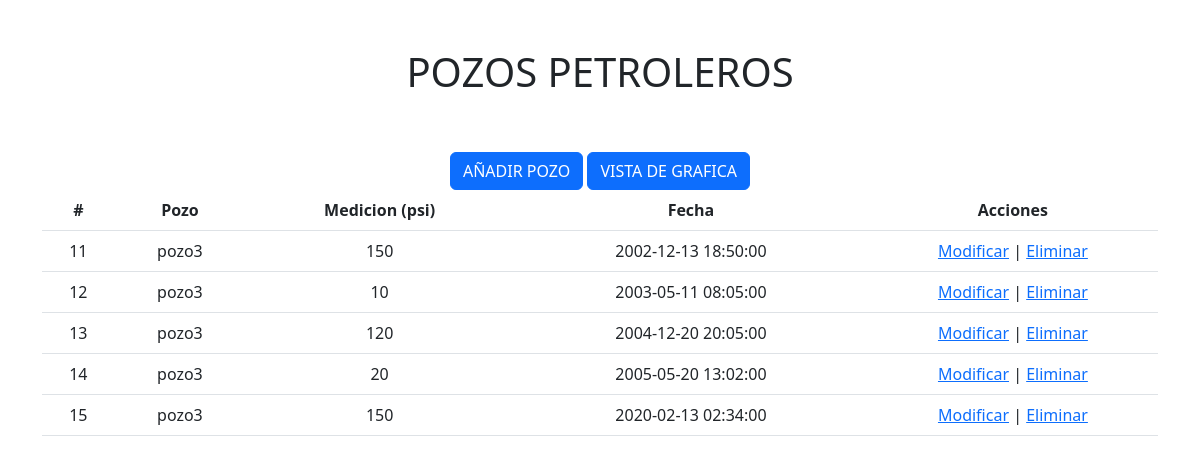
Page /pwpozos/index.php on the committed database.
### tables this page shows
CREATE TABLE `pozos` (
  `id` int(11) NOT NULL,
  `nombre` varchar(50) NOT NULL,
  `medida` int(11) NOT NULL,
  `fecha` datetime NOT NULL
);

### pwpozos/index.php (the view, shortened to what this page needs)
<!DOCTYPE html>
<?php
include_once("conexion.php")
?>
<html lang="en">
<head>
    <link href="https://cdn.jsdelivr.net/npm/bootstrap@5.3.0/dist/css/bootstrap.min.css" rel="stylesheet">
</head>
<body>
<div class="container text-center"><br><br>
<h1>POZOS PETROLEROS</h1>
  <div class="row justify-content-center">
    <div class="col-12"><br><br>
    <a class="btn btn-primary" href="agregar.php" role="button">AÑADIR POZO</a>
    <a class="btn btn-primary" href="grafica.php" role="button">VISTA DE GRAFICA</a>
    <table class="table">
  <thead>
    <tr>
      <th scope="col">#</th>
      <th scope="col">Pozo</th>
      <th scope="col">Medicion (psi)</th>
      <th scope="col">Fecha</th>
      <th scope="col">Acciones</th>
    </tr>
  </thead>
  <tbody>
    <?php
$sql="SELECT * FROM pozos ORDER BY id";
$result = mysqli_query($conn,$sql);
		$numerofila = 0;
        while($mostrar = mysqli_fetch_array($result))
		{    $numerofila++;
            echo "<tr>";
            echo "<td>".$mostrar['id']."</td>";
            echo "<td>".$mostrar['nombre']."</td>";
            echo "<td>".$mostrar['medida']."</td>";
			echo "<td>".$mostrar['fecha']."</td>";
            echo "<td style='width:26%'><a href=\"editar.php?id=$mostrar[id]\">Modificar</a> | <a href=\"eliminar.php?id=$mostrar[id]\" onClick=\"return confirm('¿Estás seguro de eliminar esta medida?')\">Eliminar</a></td>";
            }    ?>
  </tbody>
</table>
    </div>
  </div>
</div>
</body>
</html>

### rows in the picture
pozos: id "11", nombre "pozo3", medida "150", fecha "2002-12-13 18:50:00"
pozos: id "12", nombre "pozo3", medida "10", fecha "2003-05-11 08:05:00"
pozos: id "13", nombre "pozo3", medida "120", fecha "2004-12-20 20:05:00"
pozos: id "14", nombre "pozo3", medida "20", fecha "2005-05-20 13:02:00"
pozos: id "15", nombre "pozo3", medida "150", fecha "2020-02-13 02:34:00"
